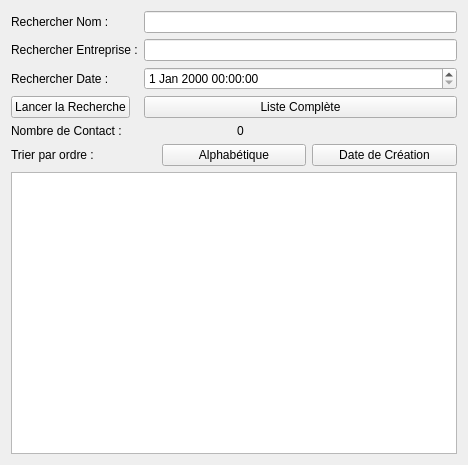
<?xml version="1.0" encoding="UTF-8"?>
<ui version="4.0">
 <class>ChercherContact</class>
 <widget class="QWidget" name="ChercherContact">
  <property name="geometry">
   <rect>
    <x>0</x>
    <y>0</y>
    <width>468</width>
    <height>465</height>
   </rect>
  </property>
  <property name="windowTitle">
   <string>Contacts</string>
  </property>
  <layout class="QVBoxLayout" name="verticalLayout">
   <item>
    <layout class="QFormLayout" name="formLayout">
     <item row="0" column="0">
      <widget class="QLabel" name="label">
       <property name="text">
        <string>Rechercher Nom :</string>
       </property>
      </widget>
     </item>
     <item row="1" column="0">
      <widget class="QLabel" name="label_2">
       <property name="text">
        <string>Rechercher Entreprise :</string>
       </property>
      </widget>
     </item>
     <item row="0" column="1">
      <widget class="QLineEdit" name="LineNom"/>
     </item>
     <item row="1" column="1">
      <widget class="QLineEdit" name="LineEntreprise"/>
     </item>
     <item row="3" column="0">
      <widget class="QPushButton" name="PBLancer">
       <property name="text">
        <string>Lancer la Recherche</string>
       </property>
      </widget>
     </item>
     <item row="3" column="1">
      <widget class="QPushButton" name="PBListeComplete">
       <property name="text">
        <string>Liste Complète</string>
       </property>
      </widget>
     </item>
     <item row="2" column="0">
      <widget class="QLabel" name="label_3">
       <property name="text">
        <string>Rechercher Date :</string>
       </property>
      </widget>
     </item>
     <item row="2" column="1">
      <widget class="QDateTimeEdit" name="RDate"/>
     </item>
    </layout>
   </item>
   <item>
    <layout class="QHBoxLayout" name="horizontalLayout">
     <item>
      <widget class="QLabel" name="label_4">
       <property name="text">
        <string>Nombre de Contact :</string>
       </property>
      </widget>
     </item>
     <item>
      <widget class="QLabel" name="NbContact">
       <property name="text">
        <string>0</string>
       </property>
      </widget>
     </item>
    </layout>
   </item>
   <item>
    <layout class="QHBoxLayout" name="horizontalLayout_2">
     <item>
      <widget class="QLabel" name="label_5">
       <property name="text">
        <string>Trier par ordre :</string>
       </property>
      </widget>
     </item>
     <item>
      <widget class="QPushButton" name="PBAlphabet">
       <property name="text">
        <string>Alphabétique</string>
       </property>
      </widget>
     </item>
     <item>
      <widget class="QPushButton" name="PBDate">
       <property name="text">
        <string>Date de Création</string>
       </property>
      </widget>
     </item>
    </layout>
   </item>
   <item>
    <widget class="QTableWidget" name="Table2"/>
   </item>
  </layout>
 </widget>
 <resources/>
 <connections/>
</ui>
